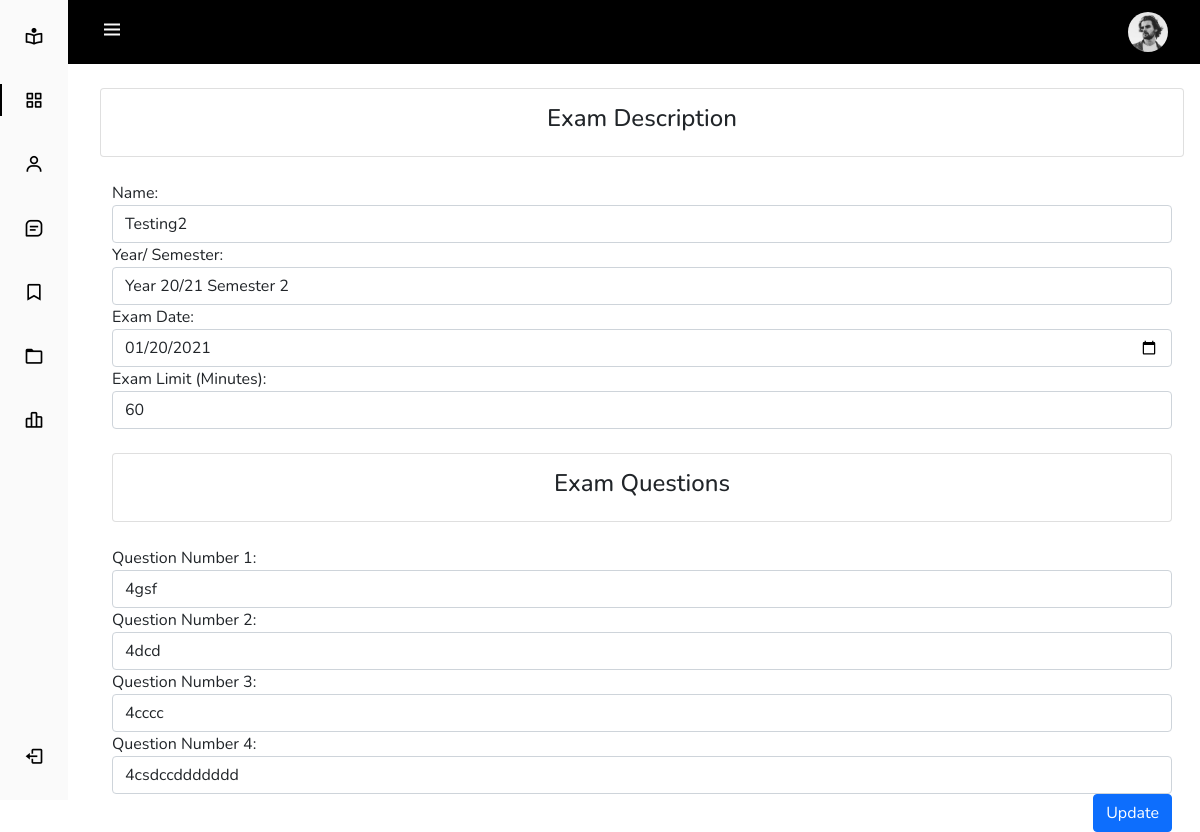
The page /admin/edit.php?editId=22 on the database its author committed.
### tables this page shows
CREATE TABLE `exams` (
  `exam_id` int(8) UNSIGNED NOT NULL,
  `course_name` varchar(255) DEFAULT NULL,
  `semester_year` int(3) NOT NULL,
  `exam_date` date DEFAULT NULL,
  `exam_limit` int(11) NOT NULL
);

CREATE TABLE `questions` (
  `ques_id` int(8) UNSIGNED NOT NULL,
  `question` mediumtext NOT NULL,
  `ques_type` enum('mcq','short','long','T/F') DEFAULT NULL,
  `exam_id` int(8) UNSIGNED NOT NULL
);

### admin/exam.php (called while the page is built, shortened)
<?php
class Exam
{
	private $servername = "localhost";
	private $username   = "root";
	private $password   = "";
	private $database   = "examination-system";
	public  $con;
	public function __construct()
	{
		$this->con = new mysqli($this->servername, $this->username, $this->password, $this->database);
		if (mysqli_connect_error()) {
			trigger_error("Failed to connect to MySQL: " . mysqli_connect_error());
		} else {
			return $this->con;
		}
	}
	public function displyaRecordById($id)
	{
		$query = "SELECT * FROM exams WHERE exam_id=?";
		$stmt = $this->con->prepare($query);
		$stmt->bind_param("i", $id);
		$stmt->execute();
		$result = $stmt->get_result();
		if ($result->num_rows > 0) {
			$row = $result->fetch_assoc();
			return $row;
		} else {
			echo "Record not found";
		}
	}
	public function getQuestions($id)
	{
		$query = "SELECT * FROM questions WHERE exam_id = ?";
		$stmt = $this->con->prepare($query);
		$stmt->bind_param("i", $id);
		$stmt->execute();
		$result = $stmt->get_result();
		if ($result->num_rows > 0) {
			$data = array();
			while ($row = $result->fetch_assoc()) {
				$data[] = $row;
			}
			return $data;
		} else {
			echo "Record not found";
		}
	}
}

### admin/edit.php (the view, shortened to what this page needs)
<?php
include 'exam.php';
$examObj = new Exam();
$semesters = array(
  "201" => "Year 20/21 Semester 1",
  "202" => "Year 20/21 Semester 2",
  "211" => "Year 21/22 Semester 1",
  "212" => "Year 21/22 Semester 2",
  "221" => "Year 22/23 Semester 1",
  "222" => "Year 22/23 Semester 2",
);
if (isset($_GET['editId']) && !empty($_GET['editId'])) {
  $editId = $_GET['editId'];
  $exam = $examObj->displyaRecordById($editId);
  $questions = $examObj->getQuestions($editId);
}
include("_header.php");
include("_navbar.php");
?>
<br>
<div class="card text-center" style="padding:15px;">
  <h4>Exam Description</h4>
</div><br>
<div class="container">
  <form action="edit.php" method="POST">
    <div class="form-group">
      <label for="course_name">Name:</label>
      <input type="text" class="form-control" name="course_name" placeholder="Enter Course Name" value="<?php echo $exam['course_name']; ?>" required="">
    </div>
    <div class="form-group">
      <label for="semester_year">Year/ Semester:</label>
      <select class="form-control" id="semester_year" name="semester_year">
        <?php
        foreach ($semesters as $code => $sem) {
          if ($exam['semester_year'] == $code)
            echo "<option value='$code' selected> $sem</option>";
          else
            echo "<option value='$code'> $sem</option>";
        }
        ?>
      </select>
    </div>
    <div class="form-group">
      <label for="exam_date">Exam Date:</label>
      <input type="date" class="form-control" name="exam_date" placeholder="Enter Exam Date" value="<?php echo $exam['exam_date']; ?>" required="">
    </div>
    <div class="form-group">
      <label for="exam_limit">Exam Limit (Minutes):</label>
      <input type="number" class="form-control" name="exam_limit" placeholder="Enter Exam Limit" value="<?php echo $exam['exam_limit']; ?>" required="">
    </div>
    <br>
    <div class="card text-center" style="padding:15px;">
      <h4>Exam Questions</h4>
    </div><br>
    <?php
    for ($i = 0; $i < count($questions); $i++) {
    ?>
      <div class="form-group">
        <label for="exam_limit">Question Number <?php echo  $i + 1; ?>:</label>
        <input type="text" class="form-control" name="question<?php echo  $i + 1; ?>" placeholder="Enter Exam Limit" value="<?php echo $questions[$i]['question']; ?>" required="">
      </div>
    <?php
    }
    ?>
    <input type="submit" name="update" class="btn btn-primary" style="float:right;" value="Update">
</div>
<?php
include("_footer.php");
?>

### assets/css/styles.css (style rules this page uses)
:root { --header-height: 3rem; --nav-width: 68px; --first-color: #fafafa; --first-color-light: #000000; --white-color: #000000; --body-font: 'Nunito', sans-serif; --normal-font-size: 1rem; --z-fixed: 100; }
*,::before,::after { box-sizing: border-box; }
body { position: relative; margin: var(--header-height) 0 0 0; padding: 0 1rem; font-family: var(--body-font); font-size: var(--normal-font-size); transition: .5s; }
@media screen and (min-width: 768px) { body { margin: calc(var(--header-height) + 1rem) 0 0 0; padding-left: calc(var(--nav-width) + 2rem); } }

### rows shown on the page
exams: course_name "Testing2", semester_year "Year 20/21 Semester 2", exam_date "01/20/2021", exam_limit "60"
questions: question "4gsf"
questions: question "4dcd"
questions: question "4cccc"
questions: question "4csdccddddddd"
